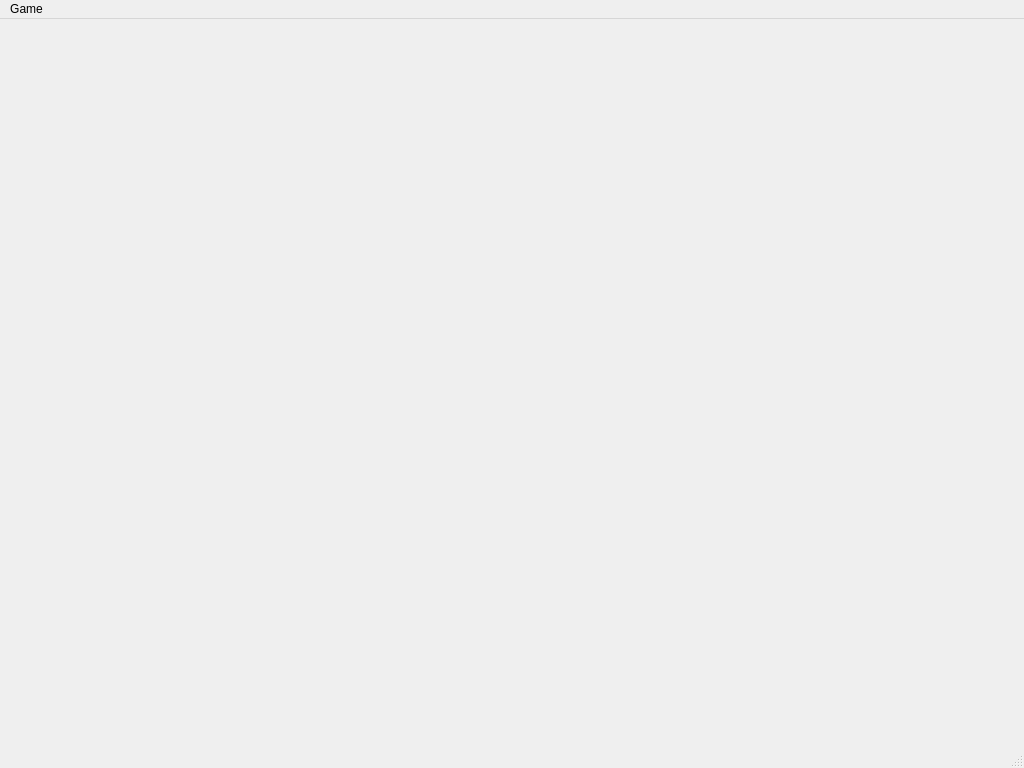
<?xml version="1.0" encoding="UTF-8"?>
<ui version="4.0">
 <class>GameWindow</class>
 <widget class="QMainWindow" name="GameWindow">
  <property name="geometry">
   <rect>
    <x>0</x>
    <y>0</y>
    <width>1024</width>
    <height>768</height>
   </rect>
  </property>
  <property name="sizePolicy">
   <sizepolicy hsizetype="Fixed" vsizetype="Fixed">
    <horstretch>0</horstretch>
    <verstretch>0</verstretch>
   </sizepolicy>
  </property>
  <property name="windowTitle">
   <string>QTunneler</string>
  </property>
  <widget class="QWidget" name="centralwidget"/>
  <widget class="QMenuBar" name="menubar">
   <property name="geometry">
    <rect>
     <x>0</x>
     <y>0</y>
     <width>1024</width>
     <height>25</height>
    </rect>
   </property>
   <widget class="QMenu" name="menuGame">
    <property name="title">
     <string>Game</string>
    </property>
    <addaction name="actionCreate_join"/>
    <addaction name="actionExit"/>
   </widget>
   <addaction name="menuGame"/>
  </widget>
  <widget class="QStatusBar" name="statusbar"/>
  <action name="actionCreate_join">
   <property name="text">
    <string>Create/join</string>
   </property>
  </action>
  <action name="actionExit">
   <property name="text">
    <string>Exit</string>
   </property>
  </action>
 </widget>
 <resources/>
 <connections/>
</ui>
